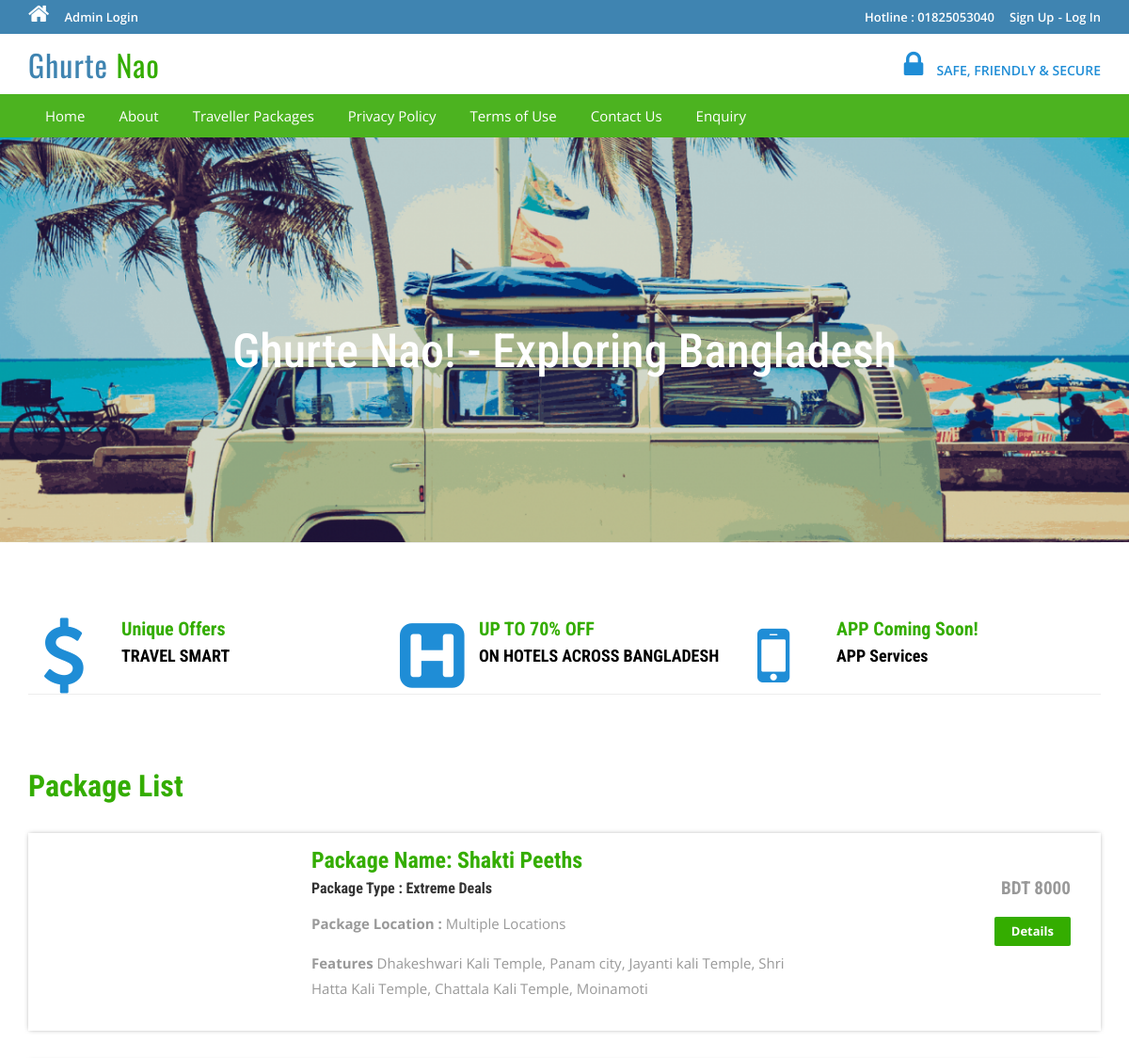
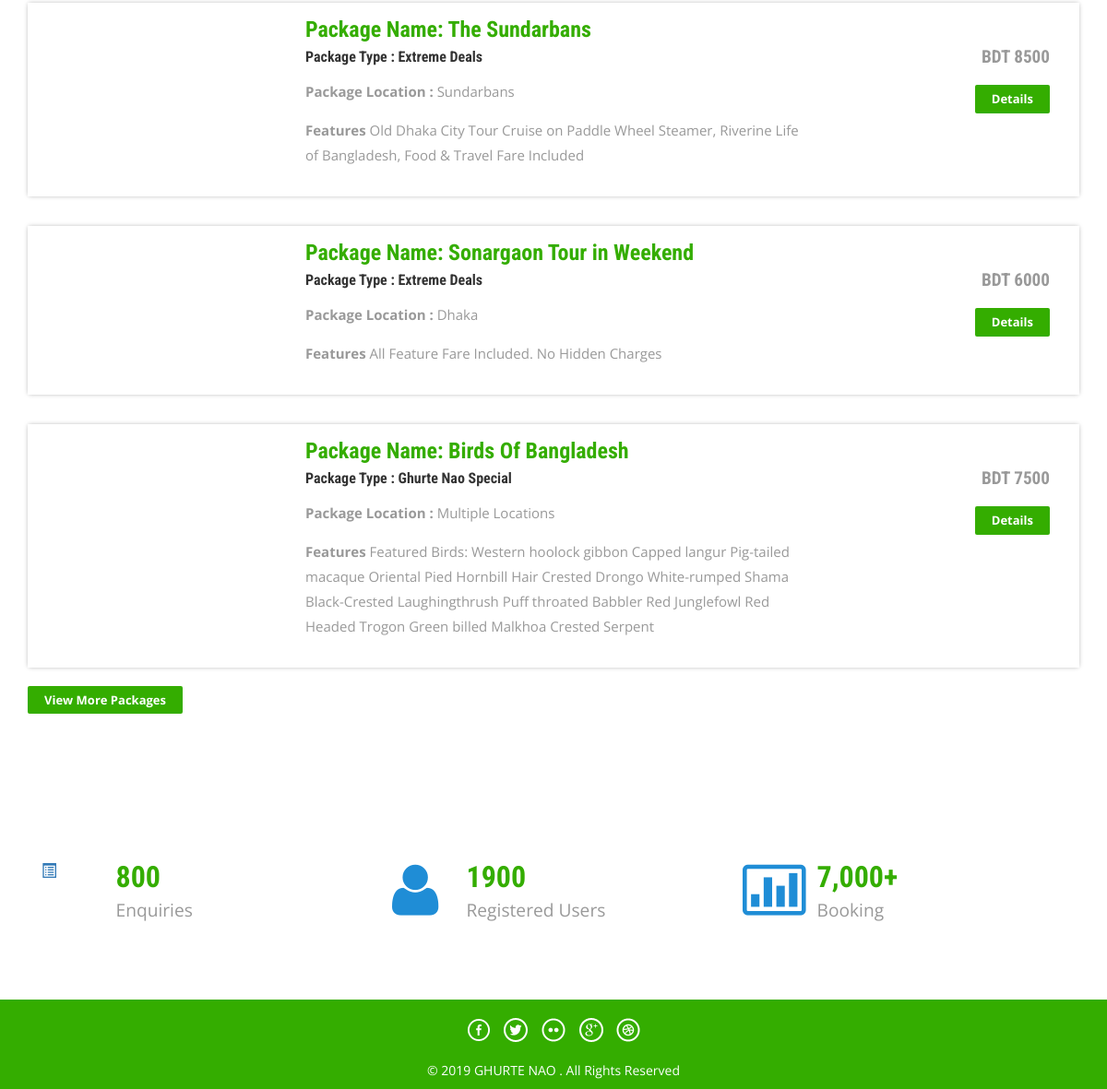
The page / on the database its author committed (2 pictures, top to bottom).
### tables this page shows
CREATE TABLE `tbltourpackages` (
  `PackageId` int(11) NOT NULL,
  `PackageName` varchar(200) NOT NULL,
  `PackageType` varchar(150) NOT NULL,
  `PackageLocation` varchar(100) NOT NULL,
  `PackagePrice` int(11) NOT NULL,
  `PackageFetures` varchar(255) NOT NULL,
  `PackageDetails` mediumtext NOT NULL,
  `PackageImage` varchar(100) NOT NULL,
  `Creationdate` timestamp NOT NULL DEFAULT current_timestamp(),
  `UpdationDate` timestamp NULL DEFAULT '0000-00-00 00:00:00' ON UPDATE current_timestamp()
);

### index.php (the view, shortened to what this page needs)
<?php
include('includes/config.php');
?>
<!DOCTYPE HTML>
<html>
<head>
<link href="css/bootstrap.css" rel='stylesheet' type='text/css' />
<link href="css/style.css" rel='stylesheet' type='text/css' />
<link href="css/font-awesome.css" rel="stylesheet">
<link href="css/animate.css" rel="stylesheet" type="text/css" media="all">
</head>
<body>
<?php include('includes/header.php');?>
<div class="banner">
	<div class="container">
		<h1 class="wow zoomIn animated animated" data-wow-delay=".5s" style="visibility: visible; animation-delay: 0.5s; animation-name: zoomIn;"> Ghurte Nao! - Exploring Bangladesh </h1>
	</div>
</div>
<div class="container">
	<div class="rupes">
		<div class="col-md-4 rupes-left wow fadeInDown animated animated" data-wow-delay=".5s" style="visibility: visible; animation-delay: 0.5s; animation-name: fadeInDown;">
			<div class="rup-left">
				<a href="offers.html"><i class="fa fa-usd"></i></a>
			</div>
			<div class="rup-rgt">
				<h3>Unique Offers</h3>
				<h4><a href="offers.html">TRAVEL SMART</a></h4>
			</div>
				<div class="clearfix"></div>
		</div>
		<div class="col-md-4 rupes-left wow fadeInDown animated animated" data-wow-delay=".5s" style="visibility: visible; animation-delay: 0.5s; animation-name: fadeInDown;">
			<div class="rup-left">
				<a href="offers.html"><i class="fa fa-h-square"></i></a>
			</div>
			<div class="rup-rgt">
				<h3>UP TO 70% OFF</h3>
				<h4><a href="offers.html">ON HOTELS ACROSS BANGLADESH</a></h4>
			</div>
				<div class="clearfix"></div>
		</div>
		<div class="col-md-4 rupes-left wow fadeInDown animated animated" data-wow-delay=".5s" style="visibility: visible; animation-delay: 0.5s; animation-name: fadeInDown;">
			<div class="rup-left">
				<a href="offers.html"><i class="fa fa-mobile"></i></a>
			</div>
			<div class="rup-rgt">
				<h3>APP Coming Soon!</h3>
				<h4><a href="offers.html">APP Services</a></h4>
			</div>
				<div class="clearfix"></div>
		</div>
	</div>
</div>
<div class="container">
	<div class="holiday">
	<h3>Package List</h3>
<?php $sql = "SELECT * from tbltourpackages order by rand() limit 4";
$query = $dbh->prepare($sql);
$query->execute();
$results=$query->fetchAll(PDO::FETCH_OBJ);
if($query->rowCount() > 0)
{
foreach($results as $result)
{	?>
			<div class="rom-btm">
				<div class="col-md-3 room-left wow fadeInLeft animated" data-wow-delay=".5s">
				</div>
				<div class="col-md-6 room-midle wow fadeInUp animated" data-wow-delay=".5s">
					<h4>Package Name: <?php echo htmlentities($result->PackageName);?></h4>
					<h6>Package Type : <?php echo htmlentities($result->PackageType);?></h6>
					<p><b>Package Location :</b> <?php echo htmlentities($result->PackageLocation);?></p>
					<p><b>Features</b> <?php echo htmlentities($result->PackageFetures);?></p>
				</div>
				<div class="col-md-3 room-right wow fadeInRight animated" data-wow-delay=".5s">
					<h5>BDT <?php echo htmlentities($result->PackagePrice);?></h5>
					<a href="package-details.php?pkgid=<?php echo htmlentities($result->PackageId);?>" class="view">Details</a>
				</div>
				<div class="clearfix"></div>
			</div>
<?php }} ?>
<div><a href="package-list.php" class="view">View More Packages</a></div>
</div>
	</div>
<div class="routes">
	<div class="container">
		<div class="col-md-4 routes-left wow fadeInRight animated" data-wow-delay=".5s">
			<div class="rou-left">
				<a href="#"><i class="glyphicon glyphicon-list-alt"></i></a>
			</div>
			<div class="rou-rgt wow fadeInDown animated" data-wow-delay=".5s">
				<h3>800</h3>
				<p>Enquiries</p>
			</div>
				<div class="clearfix"></div>
		</div>
		<div class="col-md-4 routes-left">
			<div class="rou-left">
				<a href="#"><i class="fa fa-user"></i></a>
			</div>
			<div class="rou-rgt">
				<h3>1900</h3>
				<p>Registered Users</p>
			</div>
				<div class="clearfix"></div>
		</div>
		<div class="col-md-4 routes-left wow fadeInRight animated" data-wow-delay=".5s">
			<div class="rou-left">
				<a href="#"><i class="fa fa-ticket"></i></a>
			</div>
			<div class="rou-rgt">
				<h3>7,000+</h3>
				<p>Booking</p>
			</div>
				<div class="clearfix"></div>
		</div>
		<div class="clearfix"></div>
	</div>
</div>
<?php include('includes/footer.php');?>
</body>
</html>

### css/style.css (style rules this page uses)
html, body { font-size: 100%; background: #fff; font-family: 'Open Sans', sans-serif; }
body a,.grid_1,plan_1,plan_1.one,plan_1.two,i.icon1, i.icon2, i.icon3, i.icon4, i.icon5, i.icon6 { transition:0.5s all; -webkit-transition:0.5s all; -moz-transition:0.5s all; -o-transition:0.5s all; -ms-transition:0.5s all; }
h1,h2,h3,h4,h5,h6 { margin:0; font-family: 'Roboto Condensed', sans-serif; }
p { margin:0; }
.banner { background: url(../images/3.jpg)no-repeat; background-size: cover; -webkit-background-size: cover; -o-background-size: cover; -ms-background-size: cover; -moz-background-size: cover; min-height: 430px; }
.banner h1 { font-size: 50px; margin-bottom: 40px; padding: 4em 0 0; text-align: center; color: #ffffff; }
.rup-left { float: left; width: 24%; }
.rup-rgt { float: left; width: 76%; }
.rupes { padding: 5em 0; border-top: 1px solid rgba(236, 236, 236, 0.9); border-bottom: 1px solid rgba(236, 236, 236, 0.9); }
i.fa.fa-usd { font-size: 5em; color: #1f8dd6; }
i.fa.fa-h-square { font-size: 5em; color: #1f8dd6; }
i.fa.fa-mobile { font-size:5em; color: #1f8dd6; }
.rupes h3 { font-size: 20px; color: #34ad00; font-weight: 700; }
.rupes h4 { font-size: 18px; margin: 8px 0; font-weight: 700; }
.rupes h4 a { color: #000000; }
.rup-left a { display: inline-block; }
.routes { padding: 5em 0; }
.rou-left { float: left; width: 23%; }
.rou-rgt { float: left; width: 70%; }
i.fa.fa-truck,i.fa.fa-user,i.fa.fa-ticket { font-size: 4em; color:#1f8dd6; }
.routes h3 { font-size: 2em; font-weight: 700; color: #34ad00; }
.routes p { font-size: 1.2em; color: #999; line-height: 1.8em; }
.holiday { padding: 5em 0; }
.holiday h3 { font-size: 2em; font-weight: 700; color: #34ad00; }
.holiday p { font-size: 1.2em; line-height: 1.8em; margin: 1em 0; color: #999; }
a.view { padding: 6px 18px; font-weight: 700; color: #fff; background-color: #34ad00; border: 0; font-size: 13px; border-radius: 2px; -webkit-transition: all .2s; -moz-transition: all .2s; transition: all .2s; margin-top: 20px; display: inline-block; }
.rom-btm { margin-top: 2em; box-shadow: 0px 0px 5px -1px rgba(0, 0, 0, 0.37); }
.rom-btm h4 { font-size: 1.5em; font-weight: 700; color: #34ad00; }
.rom-btm p { font-size: 15px; color: #999; }
.rom-btm h6 { font-size: 1em; font-weight: 700; margin: 0.5em 0; }
.room-right { text-align: right; padding: 3em 2em; }
.room-midle { padding: 1em; }
.rom-btm h5 { font-size: 1.2em; font-weight: 700; color: #999; }
.glyphicon { position: relative; top: 1px; display: inline-block; font-family: 'Glyphicons Halflings'; font-style: normal; font-weight: normal; line-height: 1; -webkit-font-smoothing: antialiased; -moz-osx-font-smoothing: grayscale; }

### rows shown on the page
tbltourpackages: PackageName "Shakti Peeths", PackageType "Extreme Deals", PackageLocation "Multiple Locations", PackageFetures "Dhakeshwari Kali Temple, Panam city, Jayanti kali Temple, Shri Hatta Kali Temple, Chattala Kali Temple, Moinamoti", PackagePrice "8000"
tbltourpackages: PackageName "The Sundarbans", PackageType "Extreme Deals", PackageLocation "Sundarbans", PackageFetures "Old Dhaka City Tour Cruise on Paddle Wheel Steamer, Riverine Life of Bangladesh, Food & Travel Fare Included", PackagePrice "8500"
tbltourpackages: PackageName "Sonargaon Tour in Weekend", PackageType "Extreme Deals", PackageLocation "Dhaka", PackageFetures "All Feature Fare Included. No Hidden Charges", PackagePrice "6000"
tbltourpackages: PackageName "Birds Of Bangladesh", PackageType "Ghurte Nao Special", PackageLocation "Multiple Locations", PackageFetures "Featured Birds: Western hoolock gibbon Capped langur Pig-tailed macaque Oriental Pied Hornbill Hair Crested Drongo White-rumped Shama Black-Crested Laughingthrush Puff throated Babbler Red Junglefowl Red Headed Trogon Green billed Malkhoa Crested Serpent", PackagePrice "7500"
